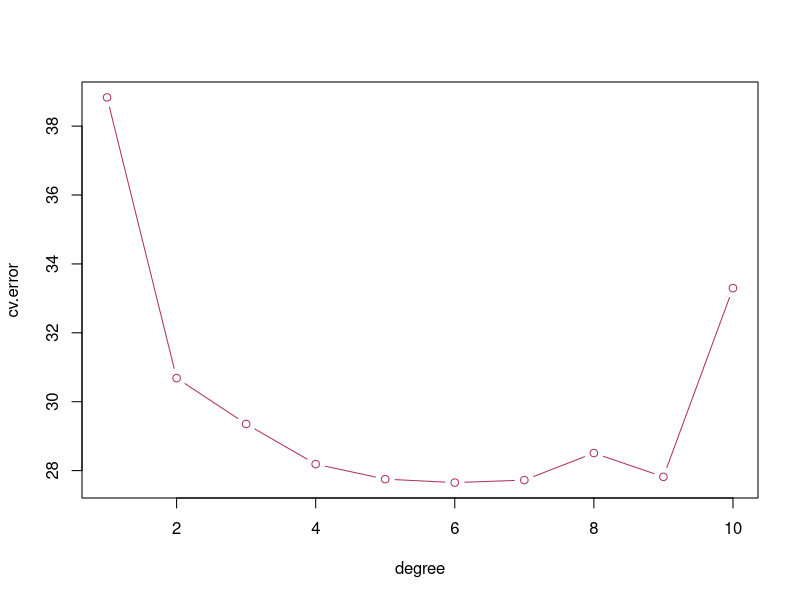

This figure's R source:
# Author: Sony Nghiem
# Title: Applications of cross-validation in comparing models
# Purpose: as mentioned the point of cross-validation is to choose the best models
# out of choices (linear, non-linear, neural model, knn, etc), not to predict 
# the test sets' values. Here I compare linear and polynomial models using k-fold cross-validation.

rm(list=ls())
library(MASS) # for the Boston's housing data
library(boot) # for cv.glm function

set.seed(23)

k.fold = function(data, degree) {
  glm.fit = glm(medv~poly(lstat, degree), data=Boston)
  # prediction error
  cv.glm(Boston, glm.fit, K=20)$delta[1] #delta elements in the function cv.glm
}

cv.error = rep(0,10) 
degree = 1:10
for (d in degree) # for polynomials to the power of 10 
  cv.error[d] = k.fold(Boston, d)

plot(degree, cv.error, type="b", col="maroon") # b for both line and point drawings
which.min(cv.error)
# polynomial of 5 seems to obtain the least MSE.